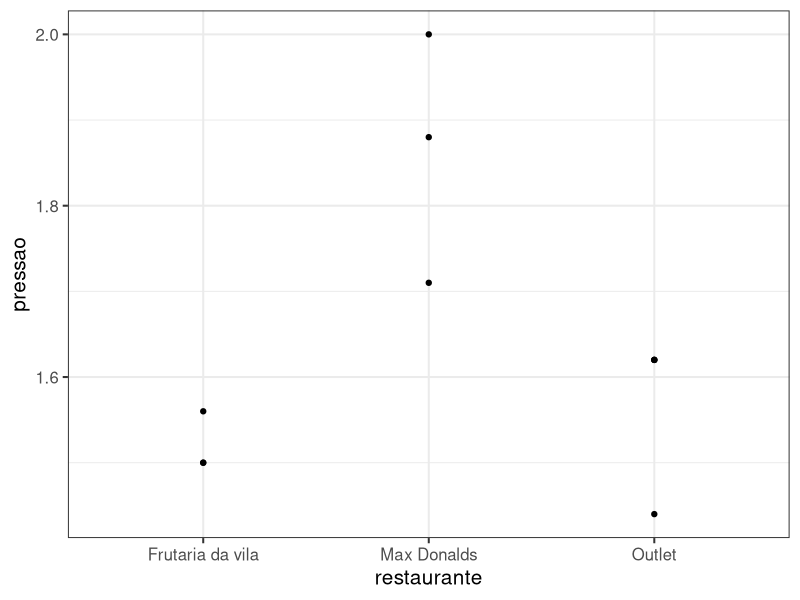
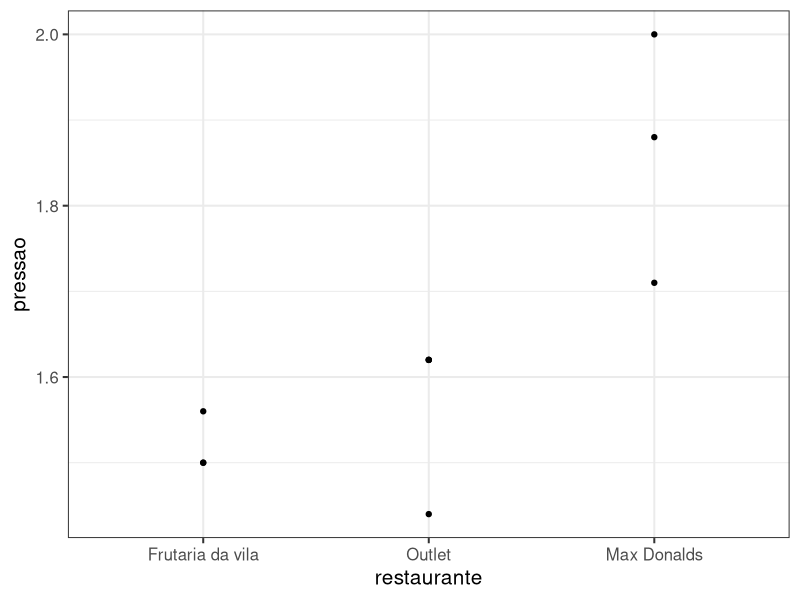

Source code (R) for these figures, in order:
## ---- chunk 1
knitr::opts_chunk$set(echo = TRUE)

library(readr)
library(forcats)
library(dplyr)
library(ggplot2)
## ---- chunk 2
d <- restaurantes_pressao <- read_delim("restaurantes_pressao.csv", 
    ";", escape_double = FALSE, col_names = c("voluntario", "restaurante", "pressao"), 
    trim_ws = TRUE)

## ---- chunk 3
d %>% 
ggplot(aes(x = restaurante, y = pressao)) +
  geom_point() + 
  theme_bw(15)

## ---- chunk 4
d %>% 
mutate(restaurante = factor(restaurante, levels = c("Frutaria da vila", "Outlet", "Max Donalds"))) %>% 
ggplot(aes(x = restaurante, y = pressao)) +
  geom_point() + 
  theme_bw(15)
